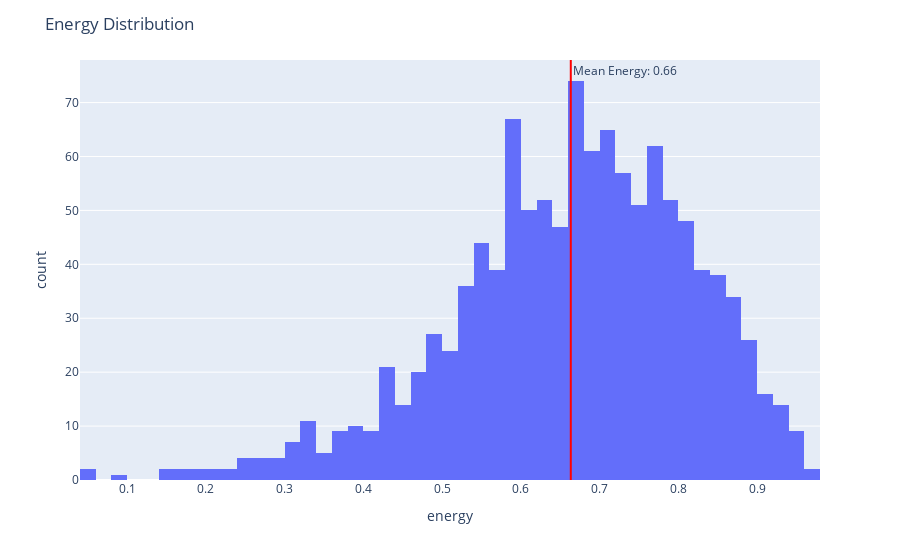

The notebook cell this image was saved under:
### Code cell
fig = px.histogram(df, x="energy", marginal=None, hover_data=df.columns)
fig.update_layout(title='Energy Distribution')
mean_energy = df['energy'].mean()
fig.add_vline(x=mean_energy, line_color='red', annotation_text = f"Mean Energy: {mean_energy:.2f}", annotation_position = 'top right')
fig.show()

### Figure 1 — Plotly figure (JSON) as saved in the notebook; plotly's stock layout.template omitted (floating-point values rounded to 4 significant figures; data arrays with more than 128 entries replaced by an {"elided": "..."} marker saying what was removed)
{"data": [{"alignmentgroup": "True", "bingroup": "x", "hovertemplate": "energy=%{x}<br>count=%{y}<extra></extra>", "legendgroup": "", "marker": {"color": "#636efa", "pattern": {"shape": ""}}, "name": "", "offsetgroup": "", "orientation": "v", "showlegend": false, "type": "histogram", "x": {"elided": "1165 float values"}, "xaxis": "x", "yaxis": "y"}], "layout": {"annotations": [{"showarrow": false, "text": "Mean Energy: 0.66", "x": 0.6634, "xanchor": "left", "xref": "x", "y": 1, "yanchor": "top", "yref": "y domain"}], "barmode": "relative", "legend": {"tracegroupgap": 0}, "margin": {"t": 60}, "shapes": [{"line": {"color": "red"}, "type": "line", "x0": 0.6634, "x1": 0.6634, "xref": "x", "y0": 0, "y1": 1, "yref": "y domain"}], "title": {"text": "Energy Distribution"}, "xaxis": {"anchor": "y", "domain": [0, 1], "title": {"text": "energy"}}, "yaxis": {"anchor": "x", "domain": [0, 1], "title": {"text": "count"}}}}
